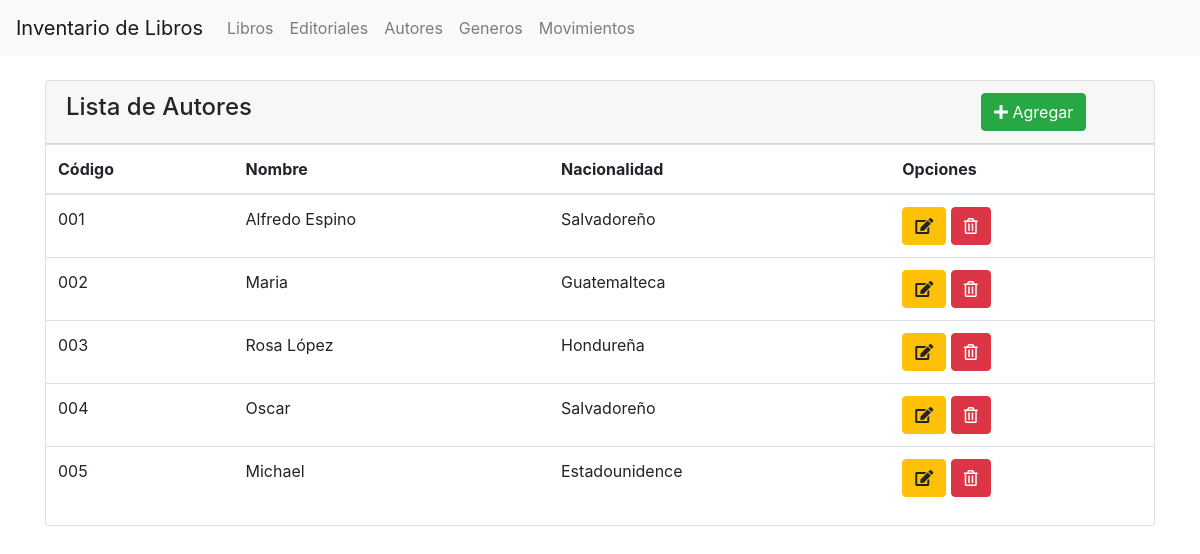
Screenshot of /listar_autores.php with the database file from the repository.
### tables this page shows
CREATE TABLE `autores` (
  `codigoAutor` varchar(10) NOT NULL,
  `nombreAutor` varchar(150) NOT NULL,
  `nacionalidad` varchar(150) NOT NULL
);

### listar_autores.php (the view, shortened to what this page needs)
<!doctype html>
<html lang="es">
  <head>
    <link rel="stylesheet" href="https://stackpath.bootstrapcdn.com/bootstrap/4.5.2/css/bootstrap.min.css">
    <link rel="stylesheet" href="https://use.fontawesome.com/releases/v5.12.1/css/all.css" />
  </head>
  <body>
  <nav class="navbar navbar-expand-lg navbar-light bg-light">
  <a class="navbar-brand" href="#">Inventario de Libros</a>
  <div class="collapse navbar-collapse" id="navbarNavAltMarkup">
    <div class="navbar-nav">
      <a class="nav-item nav-link" href="listar_libros.php">Libros</a>
      <a class="nav-item nav-link" href="listar_editoriales.php">Editoriales</a>
      <a class="nav-item nav-link" href="listar_autores.php">Autores</a>
      <a class="nav-item nav-link" href="listar_genero.php">Generos</a>
      <a class="nav-item nav-link" href="listar_movimientos.php">Movimientos</a>
    </div>
  </div>
</nav>
    <br/>
    <div class="container">
        <div class="card">
            <div class="card-header">
                <div class="row">
                    <div class="col-lg-10">
                        <h4>Lista de Autores</h4>
                    </div>
                    <div class="col-lg-2">
                        <a class="btn btn-success" href="agregar_autor.php"><i class="fas fa-plus"></i> Agregar</a>
                    </div>
                </div>
            </div>
            <?php
            $conn = OpenCon();
            $sql = "SELECT * FROM autores";
                ?>
                <table class="table">
                    <thead>
                        <tr>
                            <th>Código</th>
                            <th>Nombre</th>
                            <th>Nacionalidad</th>
                            <th>Opciones</th>
                        </tr>
                    </thead>
                    <tbody>
                <?php
                   foreach ($conn->query($sql) as $row) {
                        echo "<tr>";
                        echo "<td>" . $row["codigoAutor"]. "</td>";
                        echo "<td>" . $row["nombreAutor"]. "</td>";
                        echo "<td>" . $row["nacionalidad"]. "</td>";
                        echo "<td>";
                        echo "<a class=\"btn btn-warning\" href=\"http://localhost/inventarioPDO/editar_autor.php?codigoAutor=". $row["codigoAutor"]."\"><i class=\"fas fa-edit\"></i></a> ";
                        echo "<a class=\"btn btn-danger\" href=\"http://localhost/inventarioPDO/eliminar_autor.php?codigo=". $row["codigoAutor"]."\"><i class=\"far fa-trash-alt\"></i></a>";
                        echo "</td>";
                        echo "</tr>";
                    }
                    ?>
                    </tbody>
                </table>
        </div>
    </div>
  </body>
</html>

### rows the page displays
autores: codigoAutor "001", nombreAutor "Alfredo Espino", nacionalidad "Salvadoreño"
autores: codigoAutor "002", nombreAutor "Maria", nacionalidad "Guatemalteca"
autores: codigoAutor "003", nombreAutor "Rosa López", nacionalidad "Hondureña"
autores: codigoAutor "004", nombreAutor "Oscar", nacionalidad "Salvadoreño"
autores: codigoAutor "005", nombreAutor "Michael", nacionalidad "Estadounidence"
